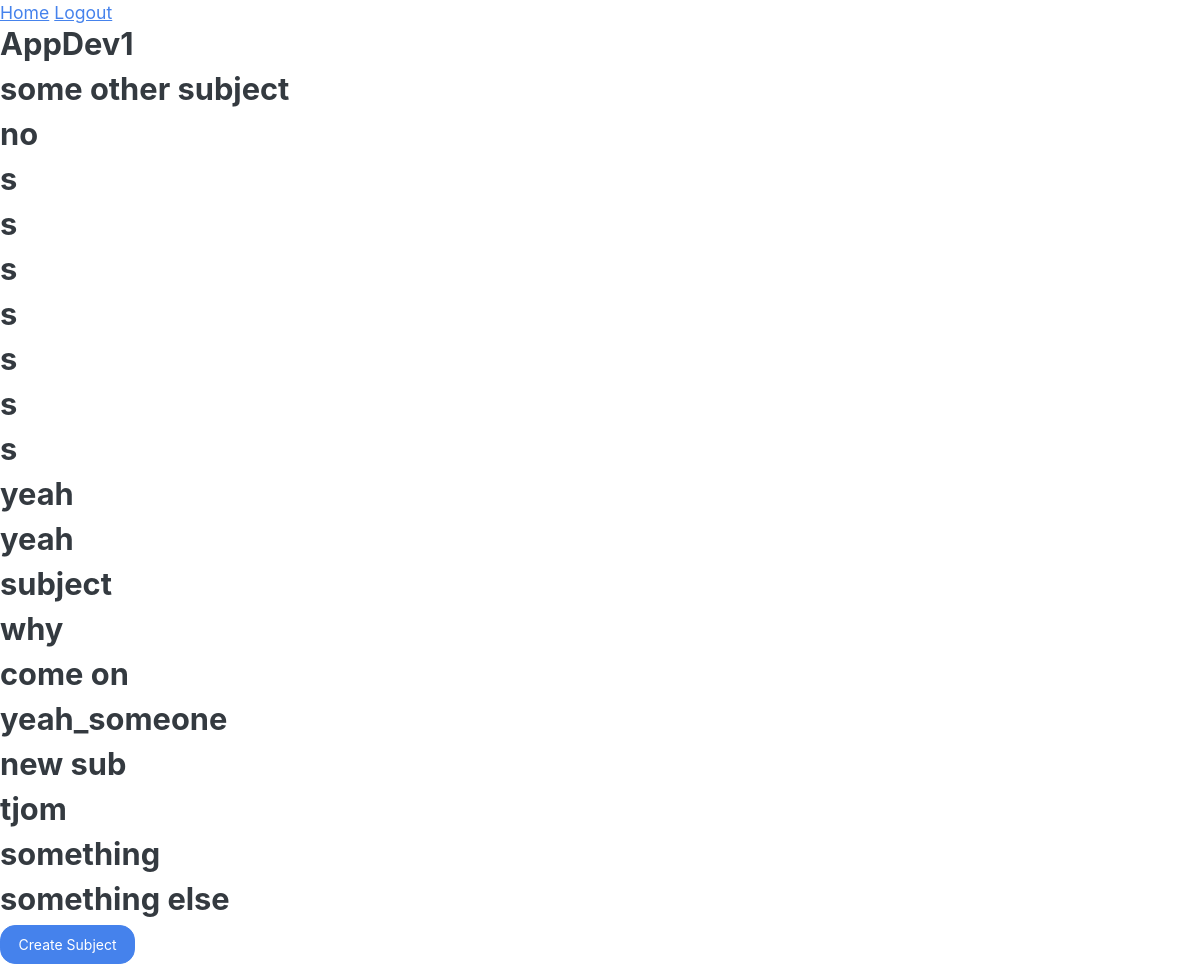
Page /admin/ (signed in) on the earlier database version.
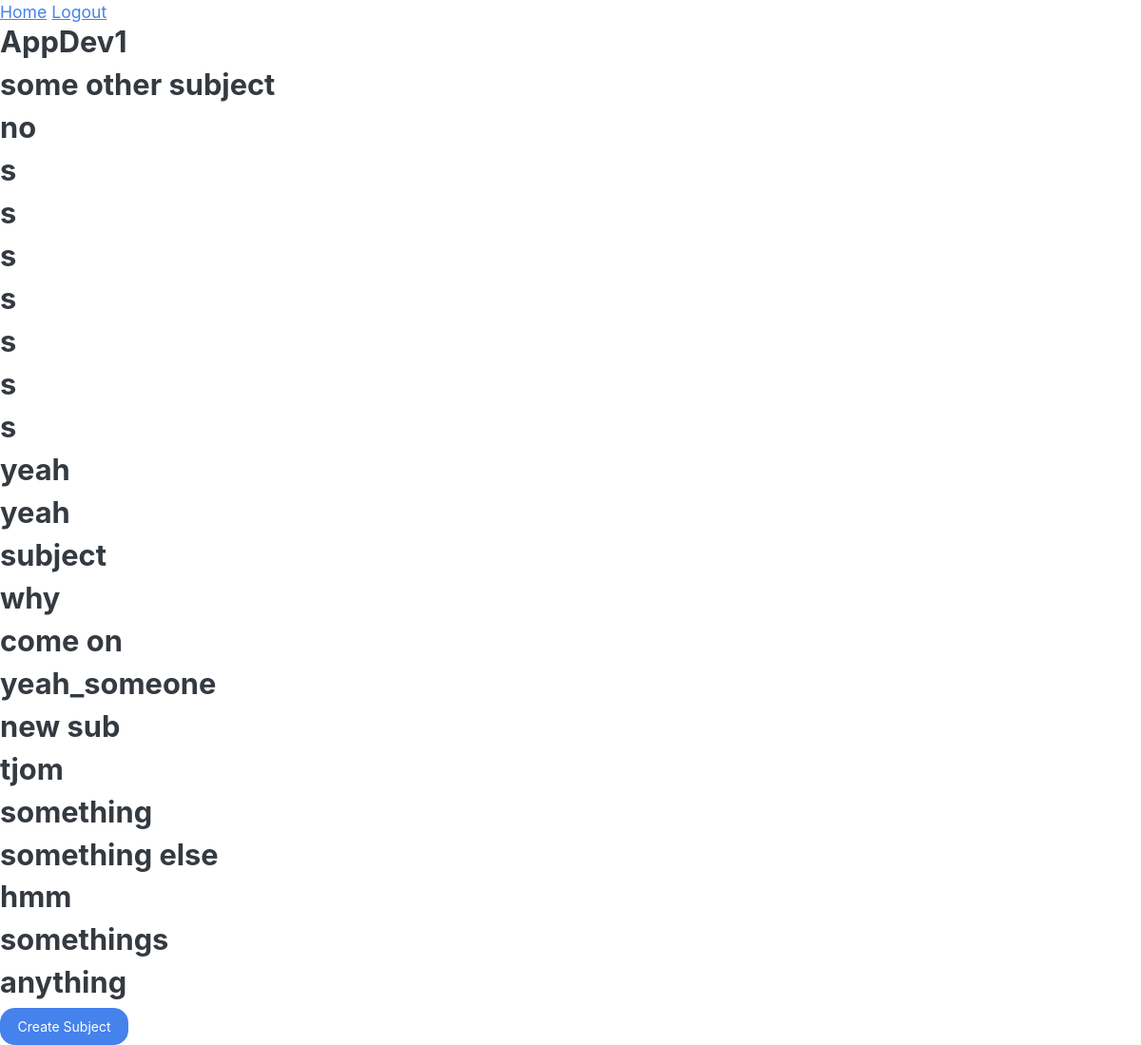
Same page on the later database version.
### models/models.py (models this page shows)
class Subject(db.Model):
    subject_id: Mapped[id_pk]
    subject_name: Mapped[str]
    description: Mapped[str]
    chapters: Mapped[List["Chapter"]] = relationship(
        back_populates="subject", cascade="all,delete-orphan"
    )

### routes/admin_routes.py (the view)
@admin_bp.route("/", methods=["GET"])
def admin_home():
    form = SubjectForm()
    if request.method == "GET":
        subjects = session.scalars(select(Subject)).all()
        return render_template(
            "admin_home.html",
            subjects=subjects,
            form=form,
            modal_id="subjectModal",
            title="Create New Subject",
            action=url_for("admin.create_subject"),
        )

### routes/__init__.py (called while the page is built)
def init_login_manager(app):
    login_manager = LoginManager()
    login_manager.init_app(app)
    login_manager.login_view = "auth.login"  # goes to the login() function in auth_bp
    @login_manager.user_loader
    def load_user(user_id):
        return db.session.scalar(select(User).where(User.user_id == user_id))

### routes/admin_routes.py (called while the page is built)
@admin_bp.before_request
def require_admin():
    if not current_user.is_authenticated or current_user.username != "admin":
        return current_app.login_manager.unauthorized()

### templates/admin_home.html (shortened to what this page needs)
{% extends "base.html" %}
{% block body %}
{% include "admin_nav.html" %}
{% include "subjects.html" %}
<button type="button" class="btn btn-primary" data-bs-toggle="modal" data-bs-target="#{{ modal_id }}">
      Create Subject
    </button>
{% include "form_modal.html" %}
{% endblock %}

### templates/base.html (shortened to what this page needs)
<!doctype html>
<html lang="en">
  <head>
    <link href="../static/style.css" rel="stylesheet">
  </head>
  <body>
    {% block body %} {% endblock %}
  </body>
</html>

### templates/admin_nav.html
<nav>
  <a href="/admin">Home</a>
  <a href="/logout">Logout</a>
</nav>

### templates/subjects.html (shortened to what this page needs)
{% for subject in subjects %}
<div>
  <h3>{{subject.subject_name}}</h3>
</div>
{% endfor %}

### templates/form_modal.html (shortened to what this page needs)
<div class="toast-container position-fixed bottom-0 end-0 p-3">
</div>
<div class="toast-container position-fixed bottom-0 end-0 p-3">
</div>

Differences in the rows shown:
added Subject: subject_name "hmm"
added Subject: subject_name "somethings"
added Subject: subject_name "anything"
